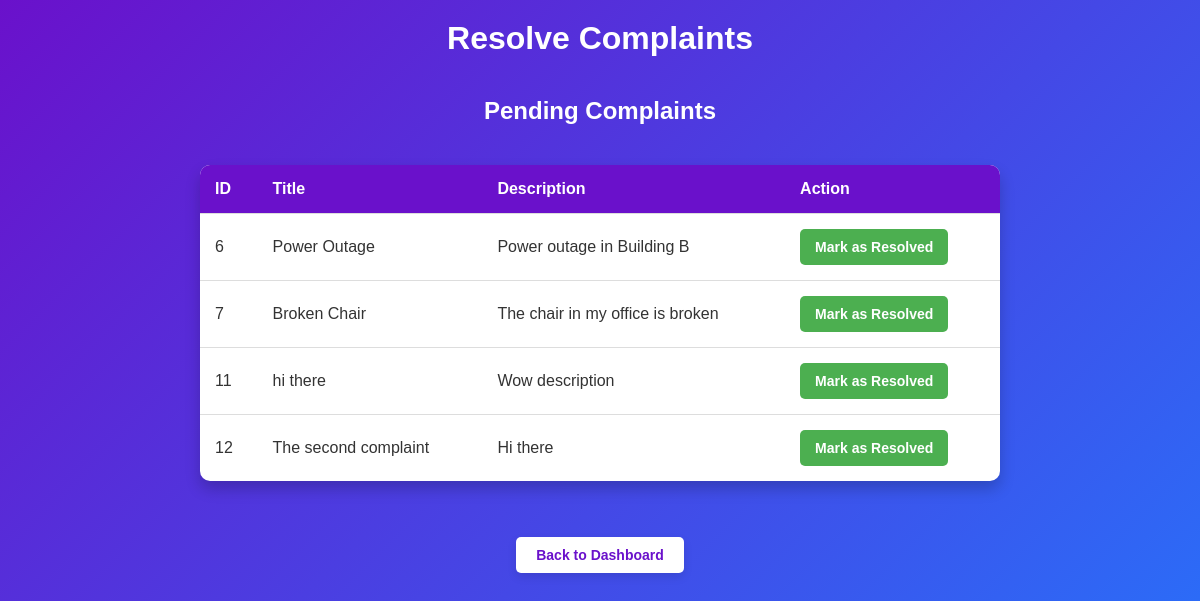
The page /admin/resolve_complaints.php (signed in) on the database its author committed.
### tables this page shows
CREATE TABLE `Complaint` (
  `complaintId` int NOT NULL,
  `userId` int NOT NULL,
  `title` varchar(100) NOT NULL,
  `description` text NOT NULL,
  `status` varchar(20) NOT NULL DEFAULT 'Pending',
  `dateSubmitted` date NOT NULL,
  `resolvedDate` date DEFAULT NULL
);

### admin/resolve_complaints.php (the view, shortened to what this page needs)
<?php
include('../config/database.php');
$query = "SELECT complaintId, title, description FROM Complaint WHERE status = 'Pending'";
$result = $conn->query($query);
?>
<!DOCTYPE html>
<html lang="en">
<head>
    <link rel="stylesheet" href="../assets/styles/admin/resolve_complaints.css">
</head>
<body>
    <h1>Resolve Complaints</h1>
    <h2>Pending Complaints</h2>
    <?php if ($result->num_rows > 0): ?>
        <table>
            <thead>
                <tr>
                    <th>ID</th>
                    <th>Title</th>
                    <th>Description</th>
                    <th>Action</th>
                </tr>
            </thead>
            <tbody>
                <?php while ($row = $result->fetch_assoc()): ?>
                    <tr>
                        <td><?= htmlspecialchars($row['complaintId']) ?></td>
                        <td><?= htmlspecialchars($row['title']) ?></td>
                        <td><?= htmlspecialchars($row['description']) ?></td>
                        <td>
                            <form method="POST">
                                <button type="submit">Mark as Resolved</button>
                            </form>
                        </td>
                    </tr>
                <?php endwhile; ?>
            </tbody>
        </table>
    <?php else: ?>
        <p>No pending complaints found.</p>
    <?php endif; ?>
    <p><a href="dashboard.php">Back to Dashboard</a></p>
</body>
</html>

### assets/styles/admin/resolve_complaints.css (style rules this page uses)
body { font-family: Arial, sans-serif; background: linear-gradient(135deg, #6a11cb, #2575fc); margin: 0; padding: 0; display: flex; flex-direction: column; align-items: center; min-height: 100vh; color: #fff; }
h1, h2 { margin: 20px 0; text-align: center; }
p { text-align: center; }
table { width: 90%; max-width: 800px; margin: 20px auto; border-collapse: collapse; background: #fff; color: #333; border-radius: 10px; overflow: hidden; box-shadow: 0 8px 15px rgba(0, 0, 0, 0.2); }
th, td { padding: 15px; text-align: left; border-bottom: 1px solid #ddd; }
th { background: #6a11cb; color: #fff; font-weight: bold; }
tr:last-child td { border-bottom: none; }
button { padding: 10px 15px; border: none; background: #4caf50; color: #fff; font-size: 14px; font-weight: bold; border-radius: 5px; cursor: pointer; transition: background 0.3s ease-in-out; }
a { color: #6a11cb; text-decoration: none; margin-top: 20px; display: inline-block; padding: 10px 20px; background: #fff; border-radius: 5px; font-size: 14px; font-weight: bold; transition: all 0.3s ease-in-out; box-shadow: 0 4px 10px rgba(0, 0, 0, 0.1); }

### rows shown on the page
complaint: complaintId "6", title "Power Outage", description "Power outage in Building B"
complaint: complaintId "7", title "Broken Chair", description "The chair in my office is broken"
complaint: complaintId "11", title "hi there", description "Wow description"
complaint: complaintId "12", title "The second complaint", description "Hi there"
